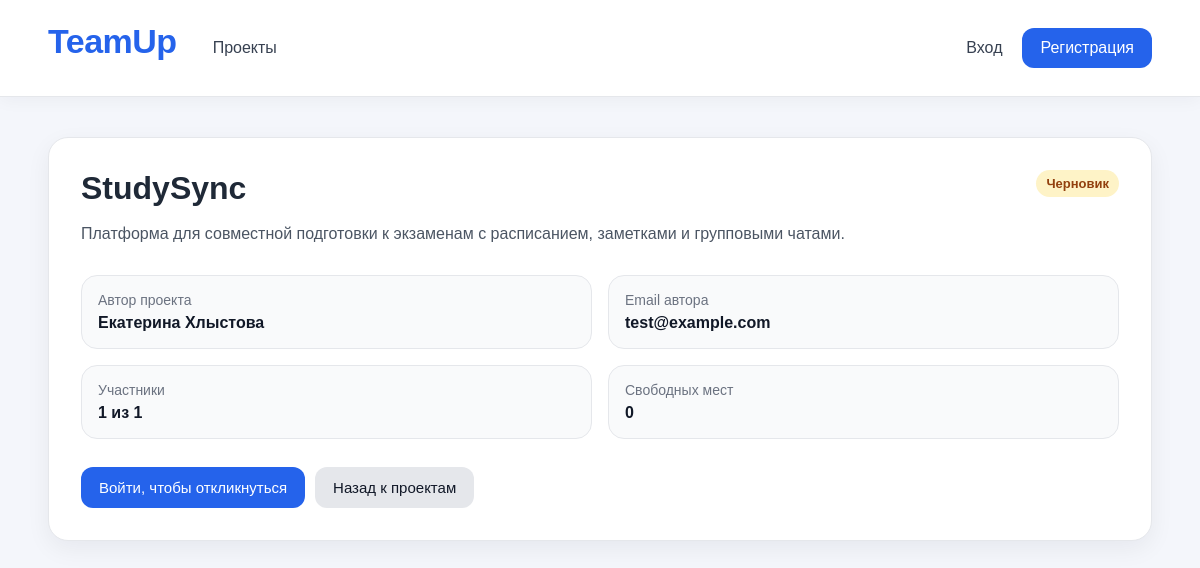
The page /projects/1 on the database as committed earlier.
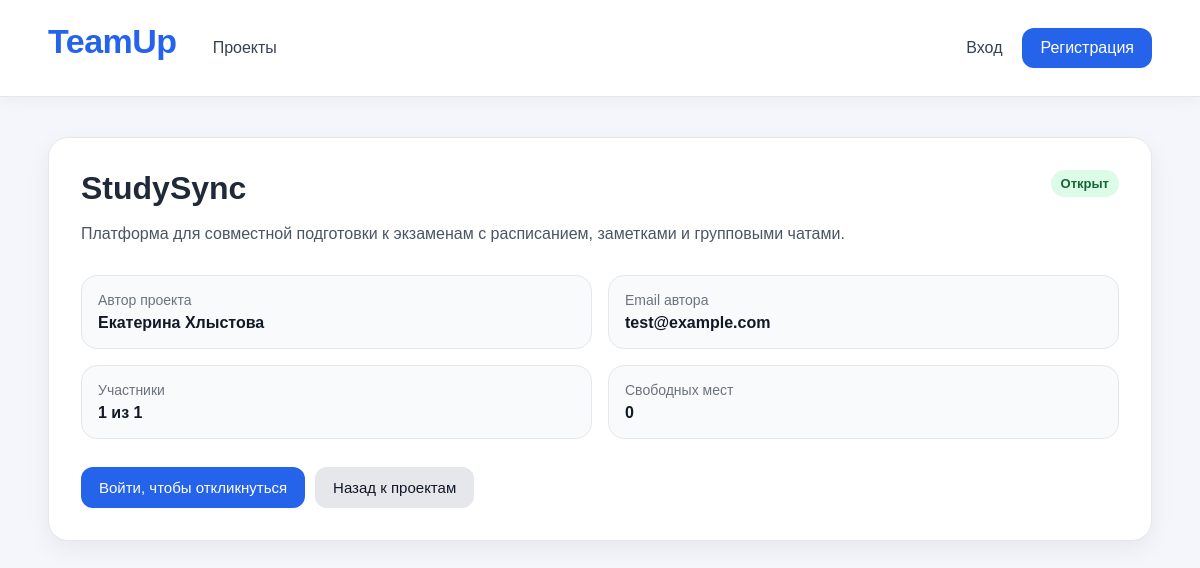
The same page on the database as committed later.
### app/api/projects.py (the view)
@router.get("/projects/{project_id}")
async def project_detail(
    project_id: int,
    request: Request,
    session: AsyncSession = Depends(get_session),
):
    project_repository = ProjectRepository(session)
    project_service = ProjectService(project_repository)
    project = await project_service.get_project_by_id(project_id)
    if not project:
        return RedirectResponse(
            url='/projects?message=Проект не найден',
            status_code=303,
        )
    user_id = request.session.get('user_id')
    user_name = request.session.get("user_name")
    user_email = request.session.get("user_email")
    user_role = request.session.get("user_role")
    accepted_count = project_service.get_accepted_count(project)
    free_slots = project_service.get_free_slots(project)
    already_applied = False
    if user_id:
        application_repository = ApplicationRepository(session)
        existing_application = await application_repository.get_by_project_and_user(
            project_id=project.id,
            user_id=user_id,
        )
        already_applied = existing_application is not None
    message = request.query_params.get('message')
    return templates.TemplateResponse(
        request=request,
        name="project_detail.html",
        context={
            "project": project,
            "user_id": user_id,
            "user_name": user_name,
            "user_email": user_email,
            "user_role": user_role,
            "accepted_count": accepted_count,
            "free_slots": free_slots,
            "already_applied": already_applied,
            "message": message,
        },
    )

### templates/project_detail.html (shortened to what this page needs)
{% extends "base.html" %}
{% block content %}
<div class="card project-detail-card">
    <div class="project-detail-header">
        <div>
            <h1 class="page-title">{{ project.title }}</h1>
            <p class="project-detail-description">
                {{ project.description }}
            </p>
        </div>
        <div class="project-detail-status">
            {% if project.status == "draft" %}
                <span class="badge badge-warning">Черновик</span>
            {% elif project.status == "open" %}
                <span class="badge badge-success">Открыт</span>
            {% elif project.status == "closed" %}
                <span class="badge badge-muted">Закрыт</span>
            {% else %}
                <span class="badge badge-muted">{{ project.status }}</span>
            {% endif %}
        </div>
    </div>
    <div class="project-detail-info">
        <div class="info-item">
            <span class="info-label">Автор проекта</span>
            <span class="info-value">
                {{ project.owner.first_name }} {{ project.owner.last_name }}
            </span>
        </div>
        <div class="info-item">
            <span class="info-label">Email автора</span>
            <span class="info-value">
                {{ project.owner.email }}
            </span>
        </div>
        <div class="info-item">
            <span class="info-label">Участники</span>
            <span class="info-value">
                {{ accepted_count }} из {{ project.max_participants }}
            </span>
        </div>
        <div class="info-item">
            <span class="info-label">Свободных мест</span>
            <span class="info-value">
                {{ free_slots }}
            </span>
        </div>
    </div>
    <div class="actions project-detail-actions">
        {% if user_id %}
            {% if user_id == project.owner_id %}
                <span class="project-owner-label">
                    Это ваш проект
                </span>
                <a href="/my-projects" class="button button-secondary">
                    Управлять проектом
                </a>
            {% elif project.status == "draft" %}
                <span class="status-label status-warning">
                    Проект ещё не открыт
                </span>
            {% elif project.status == "closed" %}
                <span class="status-label status-muted">
                    Проект закрыт
                </span>
            {% elif already_applied %}
                <span class="status-label status-warning">
                    Вы уже откликнулись
                </span>
            {% elif free_slots <= 0 %}
                <span class="status-label status-muted">
                    Мест больше нет
                </span>
            {% else %}
                <form method="post" action="/projects/{{ project.id }}/apply">
                    <button type="submit" class="button">
                        Откликнуться
                    </button>
                </form>
            {% endif %}
        {% else %}
            <a href="/login" class="button">
                Войти, чтобы откликнуться
            </a>
        {% endif %}
        <a href="/projects" class="button button-secondary">
            Назад к проектам
        </a>
    </div>
</div>
{% endblock %}

Rows that differ between the two databases and show on the page:
changed Project "StudySync": status "draft" → "open" (drawn)
Other text that changed with them:
text no longer shown: "Черновик"
text now shown: "Открыт"
